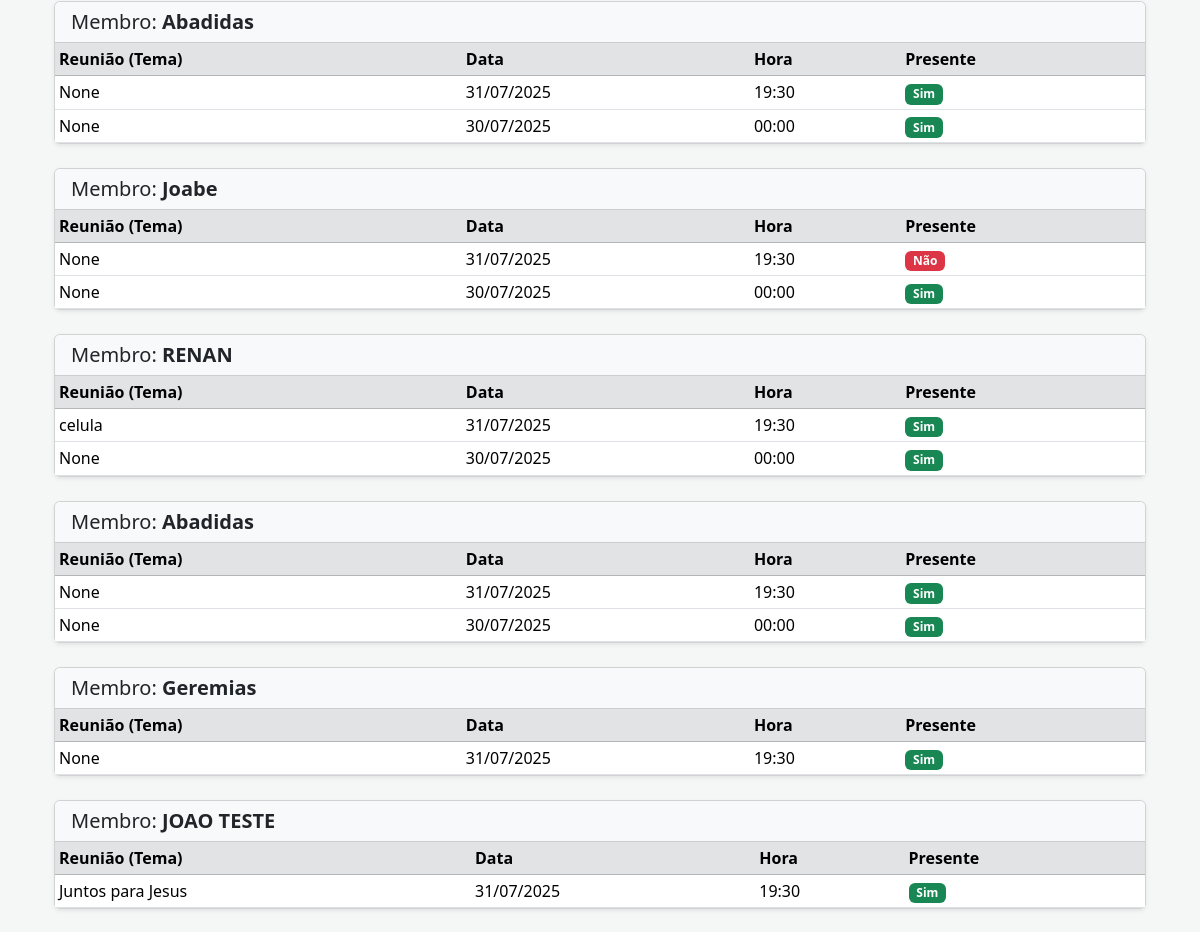
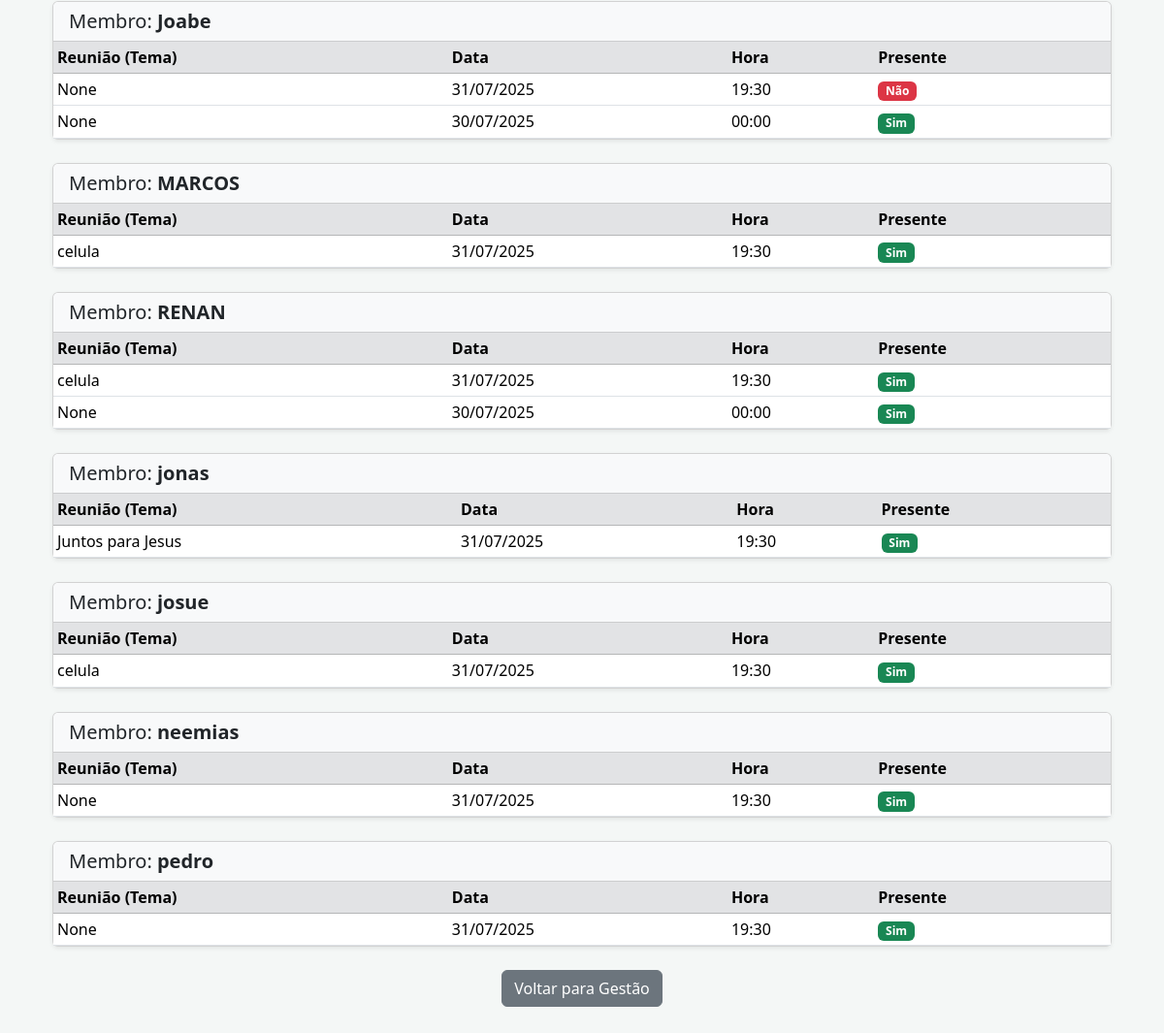
Before: /gestao/frequencia/historico/ (signed in, lower part) with the older database file (2 pictures, top to bottom).
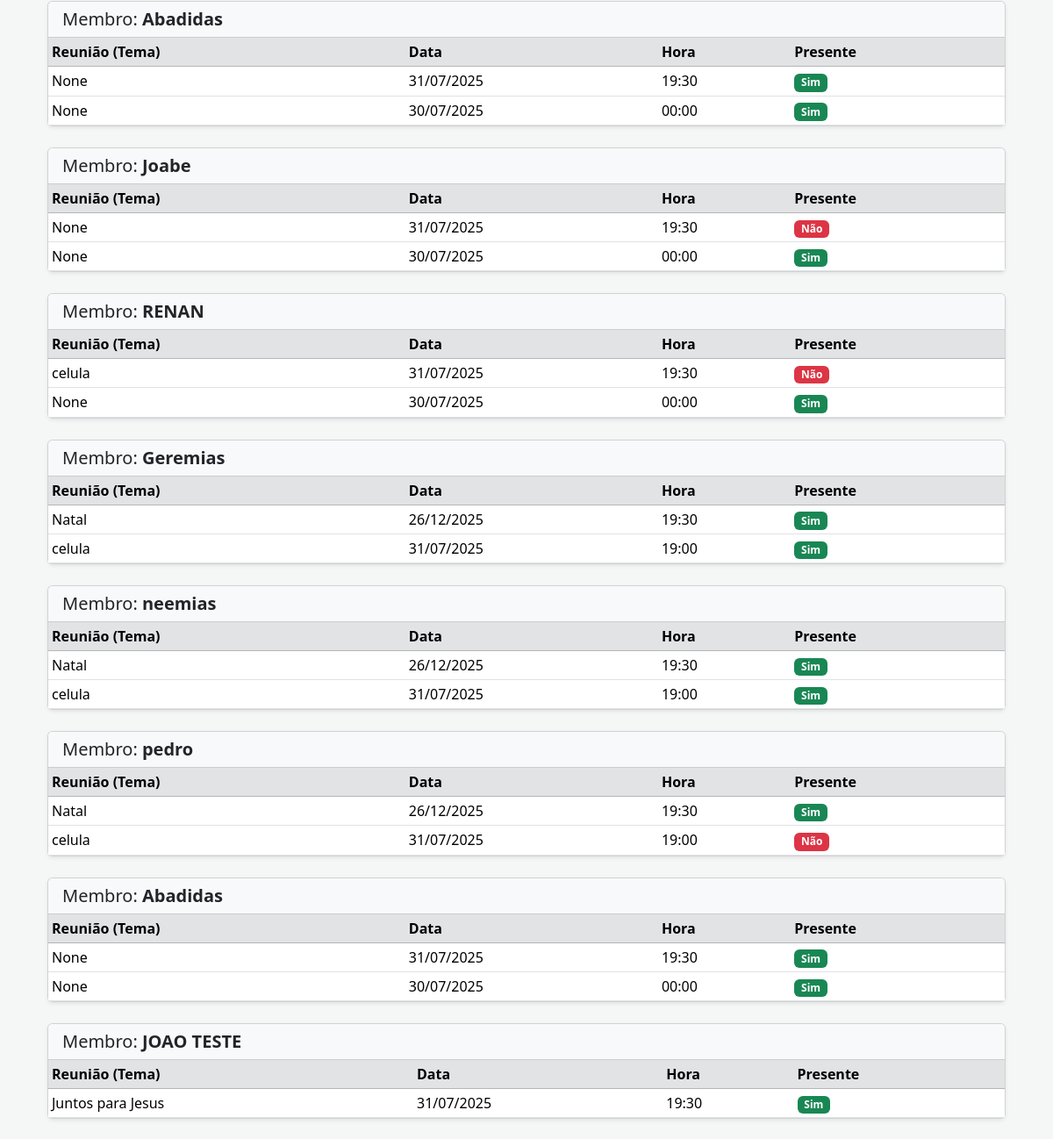
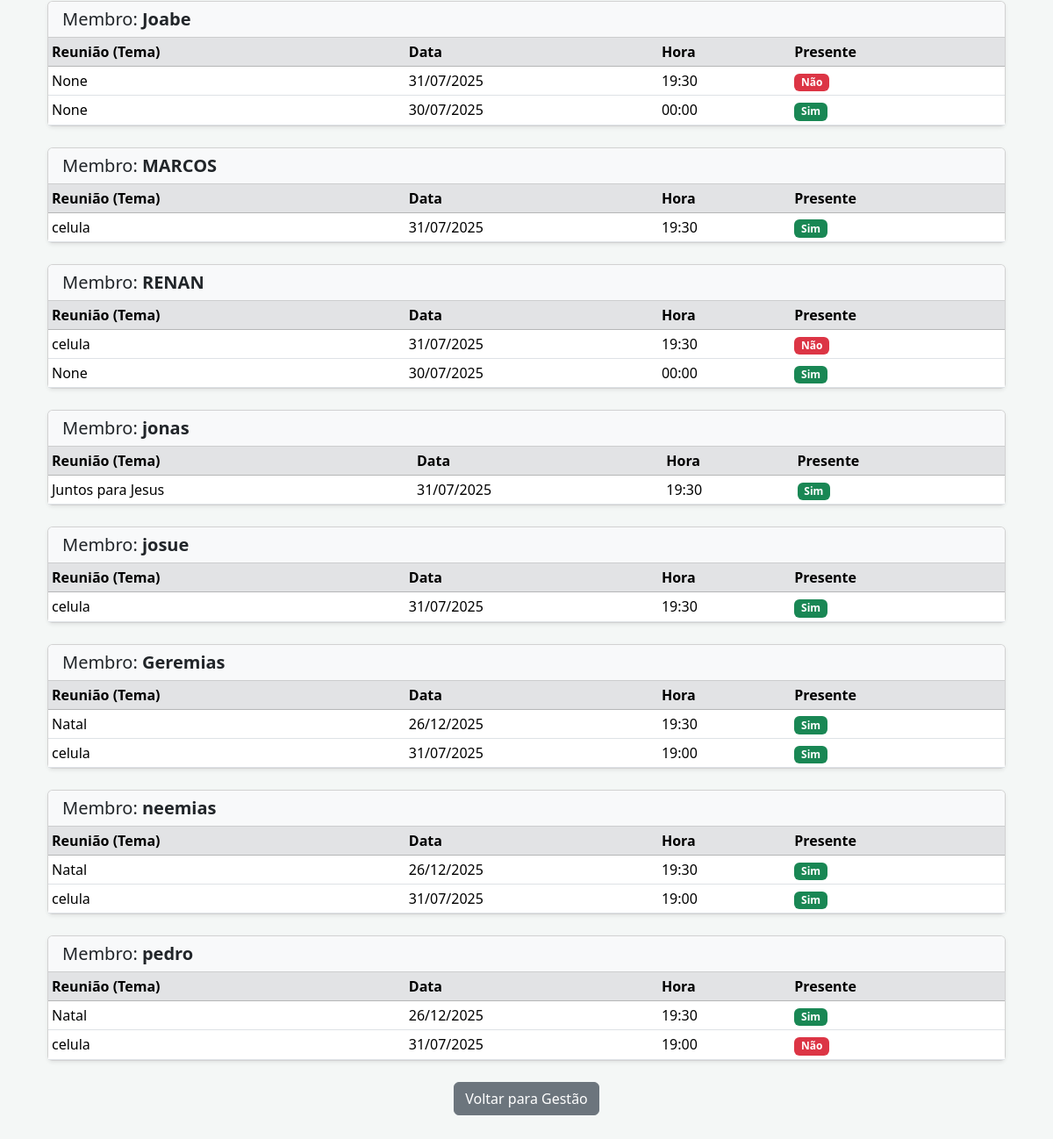
After: the same page with the newer database file (2 pictures, top to bottom).
### membros/models.py (models this page shows, shortened)
class Membro(models.Model):
    SEXO_CHOICES = [
        ('M', 'Masculino'),
        ('F', 'Feminino'),
        ('O', 'Outro'),
    ]
    nome_completo = models.CharField(max_length=200, unique=True)
    data_nascimento = models.DateField(blank=True, null=True)
    sexo = models.CharField(max_length=1, choices=SEXO_CHOICES, blank=True, null=True)
    celula = models.ForeignKey(Celula, on_delete=models.SET_NULL, null=True, blank=True, related_name='membros')
    data_adesao = models.DateField(default=timezone.now)
    observacoes = models.TextField(blank=True, null=True)
    class Meta:
        verbose_name = "Membro"
        verbose_name_plural = "Membros"
        ordering = ['nome_completo']

class Frequencia(models.Model):
    reuniao = models.ForeignKey(Reuniao, on_delete=models.CASCADE)
    membro = models.ForeignKey(Membro, on_delete=models.CASCADE)
    presente = models.BooleanField(default=False)
    observacao = models.TextField(blank=True, null=True)
    data_registro = models.DateTimeField(default=timezone.now)
    class Meta:
        verbose_name = "Frequência"
        verbose_name_plural = "Frequências"
        unique_together = ('reuniao', 'membro')
        ordering = ['reuniao__data_reuniao', 'reuniao__hora_reuniao', 'membro__nome_completo']

class Reuniao(models.Model):
    celula = models.ForeignKey(Celula, on_delete=models.CASCADE, related_name='reunioes')
    data_reuniao = models.DateField(default=timezone.now)
    hora_reuniao = models.TimeField(default='00:00:00')
    tema = models.CharField(max_length=200, blank=True, null=True)
    class Meta:
        verbose_name = "Reunião"
        verbose_name_plural = "Reuniões"
        unique_together = ('celula', 'data_reuniao', 'hora_reuniao')
        ordering = ['-data_reuniao', '-hora_reuniao']

### membros/views.py (the view)
# urls.py: path('frequencia/historico/', views.historico_frequencia, name='historico_frequencia'),
@login_required
@permission_required('membros.view_frequencia', raise_exception=True)
def historico_frequencia(request):
    celula_id = request.GET.get('celula_id')
    data_reuniao = request.GET.get('data_reuniao')
    if request.user.is_superuser:
        celulas = Celula.objects.all().order_by('nome')
        frequencias_query = Frequencia.objects.select_related('membro', 'reuniao').all()
    else:
        celulas = Celula.objects.filter(lider=request.user).order_by('nome')
        frequencias_query = Frequencia.objects.select_related('membro', 'reuniao').filter(reuniao__celula__lider=request.user)
    datas_reuniao_disponiveis = Reuniao.objects.filter(
        frequencia__isnull=False
    ).values_list('data_reuniao', flat=True).distinct().order_by('-data_reuniao')
    if celula_id:
        frequencias_query = frequencias_query.filter(membro__celula_id=celula_id)
    if data_reuniao:
        frequencias_query = frequencias_query.filter(reuniao__data_reuniao=data_reuniao)
    membros_ids = frequencias_query.values_list('membro_id', flat=True).distinct()
    historico = []
    for m_id in membros_ids:
        membro = Membro.objects.get(pk=m_id)
        freqs = frequencias_query.filter(membro_id=m_id).order_by('-reuniao__data_reuniao')
        historico.append({'membro': membro, 'frequencias': freqs})
    context = {
        'celulas': celulas,
        'datas_reuniao_disponiveis': datas_reuniao_disponiveis,
        'historico': historico,
        'selected_celula_id': int(celula_id) if celula_id else None,
        'selected_data_reuniao': data_reuniao,
    }
    return render(request, 'membros/historico_frequencia.html', context)

### membros/templates/membros/historico_frequencia.html (shortened to what this page needs)
{% extends 'base.html' %}
{% block content %}
<div class="container mt-5">
    {% if historico %}
        {% for item in historico %}
            <div class="card mb-4 shadow-sm">
                <div class="card-header bg-light">
                    <h5 class="mb-0">Membro: <strong>{{ item.membro.nome_completo }}</strong></h5>
                </div>
                <div class="card-body p-0">
                    {% if item.frequencias %}
                        <div class="table-responsive">
                            <table class="table table-sm table-hover mb-0">
                                <thead class="table-secondary">
                                    <tr>
                                        <th>Reunião (Tema)</th>
                                        <th>Data</th>
                                        <th>Hora</th>
                                        <th>Presente</th>
                                    </tr>
                                </thead>
                                <tbody>
                                    {% for freq in item.frequencias %}
                                    <tr>
                                        <td>{{ freq.reuniao.tema }}</td>
                                        <td>{{ freq.reuniao.data_reuniao|date:"d/m/Y" }}</td>
                                        <td>{{ freq.reuniao.hora_reuniao|time:"H:i" }}</td>
                                        <td>
                                            {% if freq.presente %}
                                                <span class="badge bg-success">Sim</span>
                                            {% else %}
                                                <span class="badge bg-danger">Não</span>
                                            {% endif %}
                                        </td>
                                    </tr>
                                    {% endfor %}
                                </tbody>
                            </table>
                        </div>
                    {% else %}
                        <p class="card-text p-3">Nenhum registro de frequência para este membro.</p>
                    {% endif %}
                </div>
            </div>
        {% endfor %}
    {% else %}
        <div class="alert alert-info text-center" role="alert">
            Nenhum Histórico de Frequência Encontrado para os filtros aplicados.
            <p class="mt-2">Parece que não há nenhuma reunião com frequência registrada ainda ou os filtros não correspondem a dados existentes.</p>
        </div>
    {% endif %}
    <div class="mt-4 text-center">
        <a href="{% url 'membros:gestao' %}" class="btn btn-secondary">Voltar para Gestão</a>
    </div>
</div>
{% endblock %}

Changed rows visible on the page:
changed Frequencia (number 5 of 16 on the later page): presente "Sim Sim" → "Não Não"
now on one of the page's lists (row unchanged): Membro: membro.nome_completo "Geremias"
computed for Membro "Geremias": gains Frequencia (reuniao.tema "Natal", reuniao.data_reuniao "26/12/2025", reuniao.hora_reuniao "19:30", presente "Sim")
changed through a linked row, Frequencia (number 7 of 16 on the later page): reuniao.tema "None" → "Natal"; reuniao.data_reuniao "31/07/2025" → "26/12/2025"
added Frequencia: reuniao.tema "celula", reuniao.data_reuniao "31/07/2025", reuniao.hora_reuniao "19:00", presente "Sim", shown under Membro "Geremias"
now on one of the page's lists (row unchanged): Membro: membro.nome_completo "neemias"
shown differently, row unchanged: Membro "neemias": gains Frequencia (reuniao.tema "Natal", reuniao.data_reuniao "26/12/2025", reuniao.hora_reuniao "19:30", presente "Sim"); moves up the list
changed through a linked row, Frequencia (number 9 of 16 on the later page): reuniao.tema "None" → "Natal"; reuniao.data_reuniao "31/07/2025" → "26/12/2025"
added Frequencia: reuniao.tema "celula", reuniao.data_reuniao "31/07/2025", reuniao.hora_reuniao "19:00", presente "Sim", shown under Membro "neemias"
now on one of the page's lists (row unchanged): Membro: membro.nome_completo "pedro"
shown differently, row unchanged: Membro "pedro": gains Frequencia (reuniao.tema "Natal", reuniao.data_reuniao "26/12/2025", reuniao.hora_reuniao "19:30", presente "Sim"); moves up the list
changed through a linked row, Frequencia (number 11 of 16 on the later page): reuniao.tema "None" → "Natal"; reuniao.data_reuniao "31/07/2025" → "26/12/2025"
added Frequencia: reuniao.tema "celula", reuniao.data_reuniao "31/07/2025", reuniao.hora_reuniao "19:00", presente "Não", shown under Membro "pedro"
